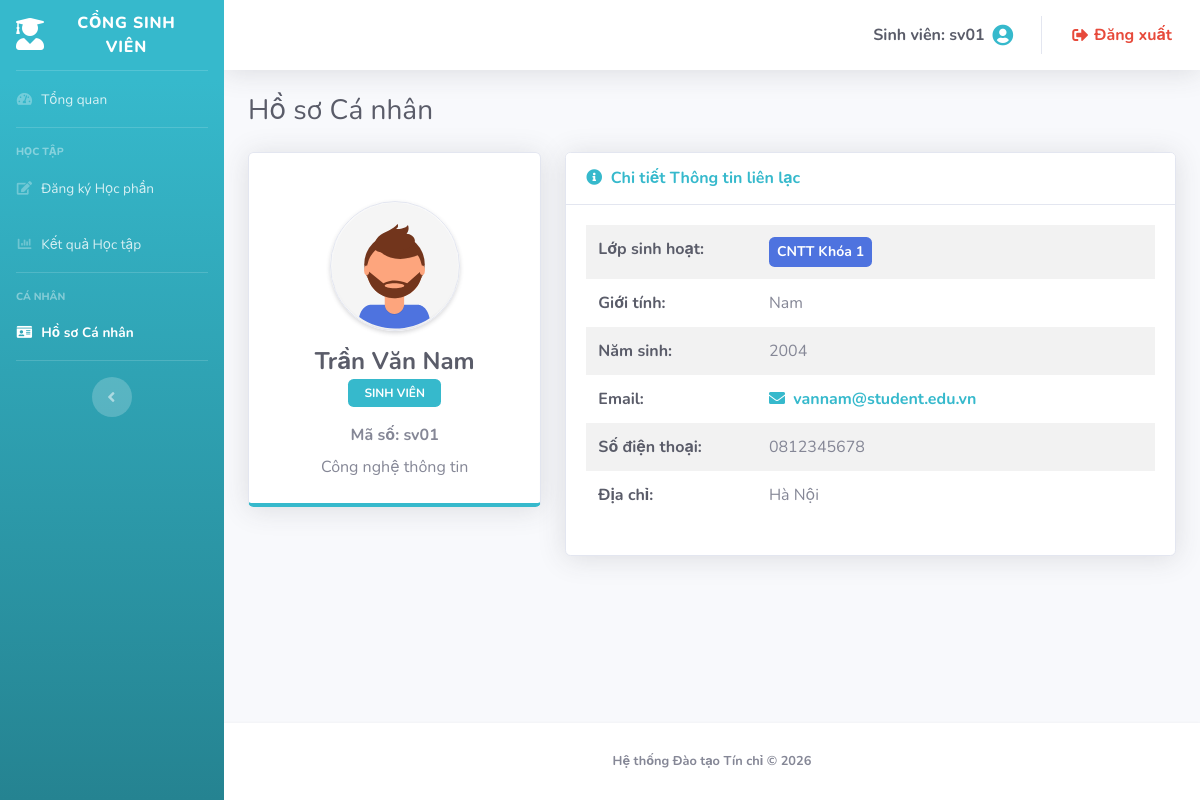
Screenshot of /student/index.php?page=profile (signed in) with the database file from the repository.
### tables this page shows
CREATE TABLE `students` (
  `maSV` varchar(20) NOT NULL,
  `hoTen` varchar(100) NOT NULL,
  `gioiTinh` varchar(10) DEFAULT NULL,
  `namSinh` int(11) DEFAULT NULL,
  `diaChi` varchar(200) DEFAULT NULL,
  `email` varchar(100) DEFAULT NULL,
  `sdt` varchar(20) DEFAULT NULL,
  `maLop` varchar(20) NOT NULL
);

CREATE TABLE `faculties` (
  `maKhoa` varchar(20) NOT NULL,
  `tenKhoa` varchar(100) NOT NULL,
  `diaChi` varchar(200) DEFAULT NULL,
  `email` varchar(100) DEFAULT NULL,
  `sdt` varchar(20) DEFAULT NULL
);

CREATE TABLE `classes` (
  `maLop` varchar(20) NOT NULL,
  `tenLop` varchar(100) NOT NULL,
  `email` varchar(100) DEFAULT NULL,
  `maKhoa` varchar(20) NOT NULL,
  `maGV` varchar(20) NOT NULL
);

### student/profile.php (the view, shortened to what this page needs)
<?php
$maSV = $_SESSION['user']['username'];
$sql = "SELECT s.*, c.tenLop, f.tenKhoa
        FROM Students s
        LEFT JOIN Classes c ON s.maLop = c.maLop
        LEFT JOIN Faculties f ON c.maKhoa = f.maKhoa
        WHERE s.maSV = ?";
$stmt = $pdo->prepare($sql);
$stmt->execute([$maSV]);
$profileData = $stmt->fetch();
?>
<div class="d-sm-flex align-items-center justify-content-between mb-4">
    <h1 class="h3 mb-0 text-gray-800">Hồ sơ Cá nhân</h1>
</div>
<div class="row">
    <div class="col-xl-4 col-lg-5">
        <div class="card shadow mb-4 border-bottom-info">
            <div class="card-body text-center pt-5 pb-4">
                <img class="img-profile rounded-circle border shadow-sm mb-3"
                     src="<?= BASE_URL ?>img/undraw_profile_2.svg"
                     alt="Avatar" width="130" height="130">
                <h4 class="font-weight-bold text-dark mb-1">
                    <?= htmlspecialchars($profileData['hoTen']) ?>
                </h4>
                <div class="mb-3">
                    <span class="badge badge-info px-3 py-2 text-uppercase">Sinh viên</span>
                </div>
                <div class="text-muted font-weight-bold mb-2">
                    Mã số: <?= htmlspecialchars($maSV) ?>
                </div>
                <div class="text-muted">
                    <?= htmlspecialchars($profileData['tenKhoa'] ?? 'Khoa chưa xác định') ?>
                </div>
            </div>
        </div>
    </div>
    <div class="col-xl-8 col-lg-7">
        <div class="card shadow mb-4">
            <div class="card-header py-3 bg-white">
                <h6 class="m-0 font-weight-bold text-info">
                    <i class="fas fa-info-circle mr-1"></i> Chi tiết Thông tin liên lạc
                </h6>
            </div>
            <div class="card-body">
                <table class="table table-borderless table-striped align-middle">
                    <tbody>
                        <tr>
                            <th width="30%" class="text-gray-800">Lớp sinh hoạt:</th>
                            <td>
                                <span class="badge badge-primary p-2" style="font-size: 14px;">
                                    <?= htmlspecialchars($profileData['tenLop'] ?? 'Chưa được phân lớp') ?>
                                </span>
                            </td>
                        </tr>
                        <tr>
                            <th class="text-gray-800">Giới tính:</th>
                            <td><?= htmlspecialchars($profileData['gioiTinh'] ?? 'Chưa cập nhật') ?></td>
                        </tr>
                        <tr>
                            <th class="text-gray-800">Năm sinh:</th>
                            <td><?= htmlspecialchars($profileData['namSinh'] ?? 'Chưa cập nhật') ?></td>
                        </tr>
                        <tr>
                            <th class="text-gray-800">Email:</th>
                            <td>
                                <?php if(!empty($profileData['email'])): ?>
                                    <span class="text-info font-weight-bold"><i class="fas fa-envelope mr-1"></i> <?= htmlspecialchars($profileData['email']) ?></span>
                                <?php else: ?>
                                    <span class="text-muted">Chưa cập nhật</span>
                                <?php endif; ?>
                            </td>
                        </tr>
                        <tr>
                            <th class="text-gray-800">Số điện thoại:</th>
                            <td><?= htmlspecialchars($profileData['sdt'] ?? 'Chưa cập nhật') ?></td>
                        </tr>
                        <tr>
                            <th class="text-gray-800">Địa chỉ:</th>
                            <td><?= htmlspecialchars($profileData['diaChi'] ?? 'Chưa cập nhật') ?></td>
                        </tr>
                    </tbody>
                </table>
            </div>
        </div>
    </div>
</div>

### rows the page displays
students: hoTen "Trần Văn Nam", faculties.tenKhoa "Công nghệ thông tin", maLop.tenLop "CNTT Khóa 1", gioiTinh "Nam", namSinh "2004", email "vannam@student.edu.vn", sdt "0812345678", diaChi "Hà Nội"

### other values shown
$_SESSION['user']['username'] "sv01"
$maSV "sv01"
